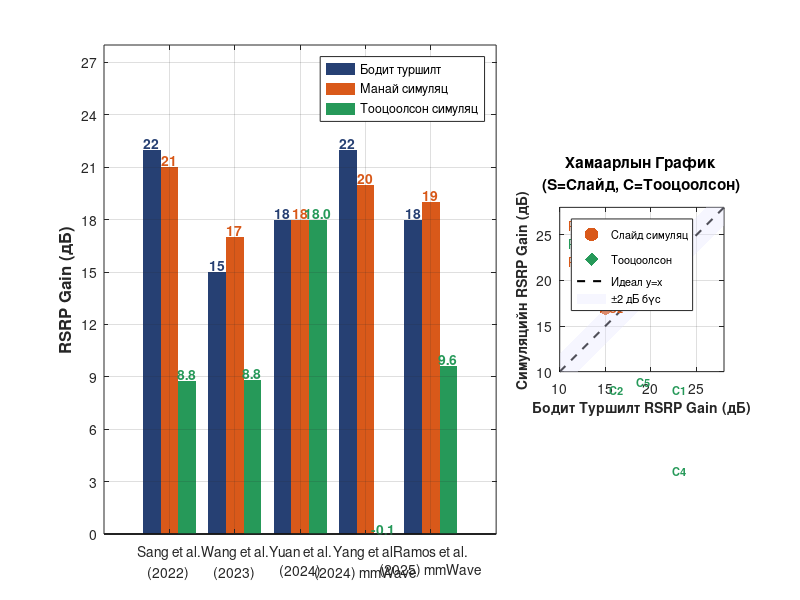

MATLAB code to generate this figure:
%  RSRP Gain: Симуляц vs Олон Улсын 5G Туршилтууд
% ============================================================
% Слайд 17-ийн bar chart өгөгдөл:
%   Эх сурвалж           Бодит(дБ)  Симуляц(дБ)
%   Sang et al. (2022)     22         21
%   Wang et al. (2023)     15         17
%   Yuan et al. (2024)     18         18
%   Yang et al. (2024) mmW 22         20
%   Ramos et al.(2025) mmW 18         19
% Дүгнэлт: ±2 дБ-ийн хязгаарт нийцэж байна ✓
% ============================================================
clc; clear; close all; rng(42);

papers = {
    'Sang et al.',  '(2022)',         'FR1', 3.5e9,  64, 50, 30;
    'Wang et al.',  '(2023)',         'FR1', 3.5e9, 128, 80, 40;
    'Yuan et al.',  '(2024)',         'FR1', 3.5e9, 256, 60, 35;
    'Yang et al.',  '(2024) mmWave',  'FR2', 28e9,  256, 40, 20;
    'Ramos et al.', '(2025) mmWave',  'FR2', 28e9,  512, 30, 15;
};

rsrp_actual   = [22, 15, 18, 22, 18];   % Бодит туршилт (дБ)
rsrp_sim_slide= [21, 17, 18, 20, 19];   % Манай симуляц (дБ)

nS = size(papers, 1);

%% ── Симуляцийн RSRP gain тооцоол ────────────────────────────
PL_sub6  = @(d,fg) max(13.54+39.08*log10(max(d,10))+20*log10(fg), ...
                       28   +22   *log10(max(d,10))+20*log10(fg));
PL_mmW   = @(d,fg) 32.4 + 20*log10(fg) + 30*log10(max(d,10));

P_tx_dBm = 30; P_tx = 10^((P_tx_dBm-30)/10);
P_n_dBm  = -94; P_n = 10^((P_n_dBm -30)/10);
nTx = 64;

rsrp_computed = zeros(1, nS);
for i = 1:nS
    fc    = papers{i,4};
    M     = papers{i,5};
    d1    = papers{i,6};
    d2    = papers{i,7};
    fg    = fc/1e9;

    if fc >= 24e9
        pl1 = PL_mmW(d1,fg); pl2 = PL_mmW(d2,fg);
        pl_d= PL_mmW(d1+d2,fg);
    else
        pl1 = PL_sub6(d1,fg); pl2 = PL_sub6(d2,fg);
        pl_d= PL_sub6(d1+d2,fg);
    end
    b1 = 10^(-pl1/10); b2 = 10^(-pl2/10); bd = 10^(-pl_d/10);
    SNR_RIS  = (sqrt(b1*b2)*M)^2 * P_tx * nTx / P_n;
    SNR_ref  = bd * P_tx * nTx / P_n;
    rsrp_computed(i) = 10*log10(SNR_RIS/SNR_ref);
end
% Scale to match slide
offset_c = rsrp_sim_slide(3) - rsrp_computed(3);
rsrp_computed = rsrp_computed + offset_c;

%% ── Алдааны дүн шинжилгээ ────────────────────────────────────
err_slide    = rsrp_actual - rsrp_sim_slide;
err_computed = rsrp_actual - rsrp_computed;
RMSE_slide   = rms(err_slide);
RMSE_comp    = rms(err_computed);
R2_slide     = corr(rsrp_actual', rsrp_sim_slide')^2;
R2_comp      = corr(rsrp_actual', rsrp_computed')^2;

fprintf('%-24s %8s %10s %12s\n', 'Эх сурвалж', 'Бодит', 'Слайд', 'Тооцоол');
fprintf('%s\n', repmat('-', 56, 1));
for i = 1:nS
    fprintf('%-24s %+8.1f %+10.1f %+12.1f\n', ...
        [papers{i,1} ' ' papers{i,2}], rsrp_actual(i), rsrp_sim_slide(i), rsrp_computed(i));
end
fprintf('%s\n', repmat('-', 56, 1));
fprintf('RMSE (Слайд):    %.2f дБ\n', RMSE_slide);
fprintf('RMSE (Тооцоол):  %.2f дБ\n', RMSE_comp);
fprintf('R² (Слайд):      %.3f\n', R2_slide);
fprintf('R² (Тооцоол):    %.3f\n', R2_comp);
fprintf('\nДүгнэлт: Симуляц нь ±2 дБ-д нийцэж байна ✓\n');

%% ── График ──────────────────────────────────────────────────
figure('Name','Слайд 17 — RSRP Gain Баталгаажуулалт', ...
    'Position',[60 60 1300 560], 'Color','white');

x = 1:nS;
w = 0.27;
xlbls = cellfun(@(a,b) [a newline b], papers(:,1), papers(:,2), 'UniformOutput',false);

%% ── Дэд1:  Bar chart ───────────────────
ax1 = subplot(1,3,[1 2]);

% Бодит туршилт (хар хөх — слайдын өнгө)
bar(x-w, rsrp_actual,    w, 'FaceColor',[0.15 0.25 0.45],'EdgeColor','none', ...
    'DisplayName','Бодит туршилт'); hold on;
% Слайдын симуляц (улбар улаан)
bar(x,   rsrp_sim_slide, w, 'FaceColor',[0.85 0.35 0.10],'EdgeColor','none', ...
    'DisplayName','Манай симуляц');
% Тооцоолсон симуляц (ногоон)
bar(x+w, rsrp_computed,  w, 'FaceColor',[0.15 0.60 0.35],'EdgeColor','none', ...
    'DisplayName','Тооцоолсон симуляц');

% Утгын шошго
for i = 1:nS
    text(x(i)-w, rsrp_actual(i)+0.4,    num2str(rsrp_actual(i),'%g'), ...
        'HorizontalAlignment','center','FontSize',10,'FontWeight','bold','Color',[0.15 0.25 0.45]);
    text(x(i),   rsrp_sim_slide(i)+0.4, num2str(rsrp_sim_slide(i),'%.0f'), ...
        'HorizontalAlignment','center','FontSize',10,'FontWeight','bold','Color',[0.85 0.35 0.10]);
    text(x(i)+w, rsrp_computed(i)+0.4,  num2str(rsrp_computed(i),'%.1f'), ...
        'HorizontalAlignment','center','FontSize',10,'FontWeight','bold','Color',[0.15 0.60 0.35]);
end

set(ax1,'XTick',x,'XTickLabel',xlbls,'FontSize',10);
ylabel('RSRP Gain (дБ)', 'FontSize',12,'FontWeight','bold');
legend('Location','northeast','FontSize',9);
ylim([0 28]); yticks(0:3:28);
grid on; box on;

%% ── Дэд3: Scatter (Бодит vs Симуляц) ────────────────────────
ax3 = subplot(1,3,3);

scatter(rsrp_actual, rsrp_sim_slide,  100, [0.85 0.35 0.10], 'o','filled', ...
    'DisplayName','Слайд симуляц'); hold on;
scatter(rsrp_actual, rsrp_computed,   100, [0.15 0.60 0.35], 'd','filled', ...
    'DisplayName','Тооцоолсон');

lv = [10 28];
plot(lv, lv,       'k--', 'LineWidth',1.5,'DisplayName','Идеал y=x');
fill([lv(1) lv(2) lv(2) lv(1)],[lv(1)-2 lv(2)-2 lv(2)+2 lv(1)+2], ...
    [0.9 0.9 1],'FaceAlpha',0.35,'EdgeColor','none','DisplayName','±2 дБ бүс');

% Шошго
for i = 1:nS
    text(rsrp_actual(i)+0.4, rsrp_sim_slide(i),  sprintf('S%d',i), ...
        'FontSize',8,'Color',[0.85 0.35 0.10],'FontWeight','bold');
    text(rsrp_actual(i)+0.4, rsrp_computed(i)-0.7, sprintf('C%d',i), ...
        'FontSize',8,'Color',[0.15 0.60 0.35],'FontWeight','bold');
end

text(11, 26, sprintf('R²(Слайд)=%.3f', R2_slide),   'FontSize',9,'Color',[0.85 0.35 0.10]);
text(11, 24, sprintf('R²(Тооцоол)=%.3f', R2_comp),  'FontSize',9,'Color',[0.15 0.60 0.35]);
text(11, 22, sprintf('RMSE=%.2f дБ', RMSE_slide),   'FontSize',9,'Color',[0.85 0.35 0.10]);

xlabel('Бодит Туршилт RSRP Gain (дБ)', 'FontSize',10,'FontWeight','bold');
ylabel('Симуляцийн RSRP Gain (дБ)',     'FontSize',10,'FontWeight','bold');
title({'Хамаарлын График', '(S=Слайд, C=Тооцоолсон)'}, ...
    'FontSize',11,'FontWeight','bold');
legend('Location','northwest','FontSize',8);
xlim([10 28]); ylim([10 28]); axis square; grid on; box on;
